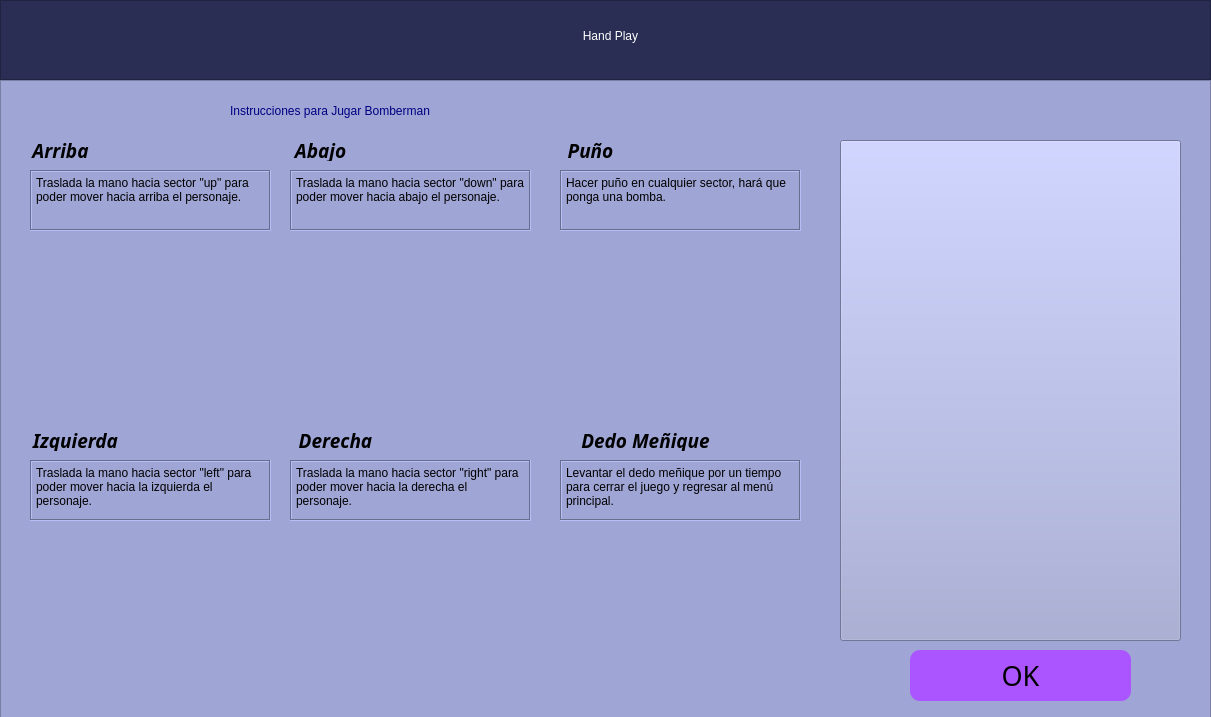
<?xml version="1.0" encoding="UTF-8"?>
<ui version="4.0">
 <class>MainWindow</class>
 <widget class="QMainWindow" name="MainWindow">
  <property name="geometry">
   <rect>
    <x>0</x>
    <y>0</y>
    <width>1211</width>
    <height>717</height>
   </rect>
  </property>
  <property name="windowTitle">
   <string>Hand Play - Bomberman Instructions</string>
  </property>
  <widget class="QWidget" name="centralwidget">
   <widget class="QFrame" name="Titulo">
    <property name="geometry">
     <rect>
      <x>0</x>
      <y>0</y>
      <width>1211</width>
      <height>80</height>
     </rect>
    </property>
    <property name="styleSheet">
     <string notr="true">background: rgb(43, 46, 84)
</string>
    </property>
    <property name="frameShape">
     <enum>QFrame::StyledPanel</enum>
    </property>
    <property name="frameShadow">
     <enum>QFrame::Raised</enum>
    </property>
    <widget class="QLabel" name="titulo">
     <property name="geometry">
      <rect>
       <x>450</x>
       <y>10</y>
       <width>321</width>
       <height>51</height>
      </rect>
     </property>
     <property name="styleSheet">
      <string notr="true">color: rgb(255, 255, 255);
font: 75 26pt &quot;Magneto&quot;;</string>
     </property>
     <property name="text">
      <string>Hand Play</string>
     </property>
     <property name="alignment">
      <set>Qt::AlignCenter</set>
     </property>
    </widget>
   </widget>
   <widget class="QFrame" name="Videojuegos">
    <property name="geometry">
     <rect>
      <x>0</x>
      <y>80</y>
      <width>1211</width>
      <height>721</height>
     </rect>
    </property>
    <property name="cursor">
     <cursorShape>ArrowCursor</cursorShape>
    </property>
    <property name="layoutDirection">
     <enum>Qt::LeftToRight</enum>
    </property>
    <property name="styleSheet">
     <string notr="true">background: rgb(159, 165, 213)</string>
    </property>
    <property name="frameShape">
     <enum>QFrame::StyledPanel</enum>
    </property>
    <property name="frameShadow">
     <enum>QFrame::Raised</enum>
    </property>
    <widget class="QLabel" name="subtitulo">
     <property name="geometry">
      <rect>
       <x>230</x>
       <y>10</y>
       <width>781</width>
       <height>41</height>
      </rect>
     </property>
     <property name="styleSheet">
      <string notr="true">font: 75 22pt &quot;Magneto&quot;;
color: rgb(0, 0, 127)
</string>
     </property>
     <property name="text">
      <string>Instrucciones para Jugar Bomberman</string>
     </property>
    </widget>
    <widget class="QPushButton" name="pacman">
     <property name="geometry">
      <rect>
       <x>840</x>
       <y>60</y>
       <width>341</width>
       <height>501</height>
      </rect>
     </property>
     <property name="text">
      <string/>
     </property>
     <property name="icon">
      <iconset>
       <normaloff>../img/bomberman4.jpg</normaloff>../img/bomberman4.jpg</iconset>
     </property>
     <property name="iconSize">
      <size>
       <width>550</width>
       <height>500</height>
      </size>
     </property>
     <property name="autoRepeatDelay">
      <number>600</number>
     </property>
    </widget>
    <widget class="QPushButton" name="okey">
     <property name="geometry">
      <rect>
       <x>910</x>
       <y>570</y>
       <width>221</width>
       <height>51</height>
      </rect>
     </property>
     <property name="font">
      <font>
       <family>Playbill</family>
       <pointsize>20</pointsize>
      </font>
     </property>
     <property name="styleSheet">
      <string notr="true">background: rgb(170, 85, 255);
border-radius: 10px</string>
     </property>
     <property name="text">
      <string>OK</string>
     </property>
    </widget>
    <widget class="QPushButton" name="punio_5">
     <property name="geometry">
      <rect>
       <x>40</x>
       <y>600</y>
       <width>111</width>
       <height>101</height>
      </rect>
     </property>
     <property name="text">
      <string/>
     </property>
     <property name="icon">
      <iconset>
       <normaloff>../img/miñique.png</normaloff>../img/miñique.png</iconset>
     </property>
     <property name="iconSize">
      <size>
       <width>600</width>
       <height>120</height>
      </size>
     </property>
     <property name="flat">
      <bool>true</bool>
     </property>
    </widget>
    <widget class="QLabel" name="label_4">
     <property name="geometry">
      <rect>
       <x>20</x>
       <y>60</y>
       <width>81</width>
       <height>21</height>
      </rect>
     </property>
     <property name="font">
      <font>
       <family>Rockwell</family>
       <pointsize>14</pointsize>
       <weight>75</weight>
       <italic>true</italic>
       <bold>true</bold>
      </font>
     </property>
     <property name="text">
      <string>Arriba</string>
     </property>
     <property name="alignment">
      <set>Qt::AlignCenter</set>
     </property>
    </widget>
    <widget class="QPlainTextEdit" name="plainTextEdit_16">
     <property name="geometry">
      <rect>
       <x>290</x>
       <y>380</y>
       <width>241</width>
       <height>61</height>
      </rect>
     </property>
     <property name="frameShape">
      <enum>QFrame::Box</enum>
     </property>
     <property name="sizeAdjustPolicy">
      <enum>QAbstractScrollArea::AdjustToContentsOnFirstShow</enum>
     </property>
     <property name="plainText">
      <string>Traslada la mano hacia sector &quot;right&quot; para poder mover hacia la derecha el personaje.</string>
     </property>
     <property name="textInteractionFlags">
      <set>Qt::NoTextInteraction</set>
     </property>
    </widget>
    <widget class="QPlainTextEdit" name="plainTextEdit_4">
     <property name="geometry">
      <rect>
       <x>30</x>
       <y>90</y>
       <width>241</width>
       <height>61</height>
      </rect>
     </property>
     <property name="styleSheet">
      <string notr="true">border-color: rgb(85, 170, 255)</string>
     </property>
     <property name="frameShape">
      <enum>QFrame::Box</enum>
     </property>
     <property name="sizeAdjustPolicy">
      <enum>QAbstractScrollArea::AdjustToContentsOnFirstShow</enum>
     </property>
     <property name="tabChangesFocus">
      <bool>true</bool>
     </property>
     <property name="undoRedoEnabled">
      <bool>true</bool>
     </property>
     <property name="plainText">
      <string>Traslada la mano hacia sector &quot;up&quot; para poder mover hacia arriba el personaje.</string>
     </property>
     <property name="textInteractionFlags">
      <set>Qt::NoTextInteraction</set>
     </property>
    </widget>
    <widget class="QLabel" name="label_16">
     <property name="geometry">
      <rect>
       <x>290</x>
       <y>350</y>
       <width>91</width>
       <height>21</height>
      </rect>
     </property>
     <property name="font">
      <font>
       <family>Rockwell</family>
       <pointsize>14</pointsize>
       <weight>75</weight>
       <italic>true</italic>
       <bold>true</bold>
      </font>
     </property>
     <property name="text">
      <string>Derecha</string>
     </property>
     <property name="alignment">
      <set>Qt::AlignCenter</set>
     </property>
    </widget>
    <widget class="QPushButton" name="arriba">
     <property name="geometry">
      <rect>
       <x>30</x>
       <y>160</y>
       <width>241</width>
       <height>171</height>
      </rect>
     </property>
     <property name="text">
      <string/>
     </property>
     <property name="icon">
      <iconset>
       <normaloff>../img/sector2.jpg</normaloff>../img/sector2.jpg</iconset>
     </property>
     <property name="iconSize">
      <size>
       <width>410</width>
       <height>180</height>
      </size>
     </property>
     <property name="flat">
      <bool>true</bool>
     </property>
    </widget>
    <widget class="QLabel" name="label_5">
     <property name="geometry">
      <rect>
       <x>20</x>
       <y>350</y>
       <width>111</width>
       <height>21</height>
      </rect>
     </property>
     <property name="font">
      <font>
       <family>Rockwell</family>
       <pointsize>14</pointsize>
       <weight>75</weight>
       <italic>true</italic>
       <bold>true</bold>
      </font>
     </property>
     <property name="text">
      <string>Izquierda</string>
     </property>
     <property name="alignment">
      <set>Qt::AlignCenter</set>
     </property>
    </widget>
    <widget class="QPushButton" name="abajo_3">
     <property name="geometry">
      <rect>
       <x>290</x>
       <y>450</y>
       <width>241</width>
       <height>161</height>
      </rect>
     </property>
     <property name="sizePolicy">
      <sizepolicy hsizetype="Minimum" vsizetype="Fixed">
       <horstretch>0</horstretch>
       <verstretch>0</verstretch>
      </sizepolicy>
     </property>
     <property name="mouseTracking">
      <bool>false</bool>
     </property>
     <property name="styleSheet">
      <string notr="true"> transform: scaleX(-1);</string>
     </property>
     <property name="text">
      <string/>
     </property>
     <property name="icon">
      <iconset>
       <normaloff>../img/sector1.jpg</normaloff>../img/sector1.jpg</iconset>
     </property>
     <property name="iconSize">
      <size>
       <width>400</width>
       <height>180</height>
      </size>
     </property>
     <property name="flat">
      <bool>true</bool>
     </property>
    </widget>
    <widget class="QPushButton" name="abajo">
     <property name="geometry">
      <rect>
       <x>290</x>
       <y>160</y>
       <width>241</width>
       <height>171</height>
      </rect>
     </property>
     <property name="sizePolicy">
      <sizepolicy hsizetype="Minimum" vsizetype="Fixed">
       <horstretch>0</horstretch>
       <verstretch>0</verstretch>
      </sizepolicy>
     </property>
     <property name="mouseTracking">
      <bool>false</bool>
     </property>
     <property name="styleSheet">
      <string notr="true"> transform: scaleX(-1);</string>
     </property>
     <property name="text">
      <string/>
     </property>
     <property name="icon">
      <iconset>
       <normaloff>../img/sector4.jpg</normaloff>../img/sector4.jpg</iconset>
     </property>
     <property name="iconSize">
      <size>
       <width>410</width>
       <height>180</height>
      </size>
     </property>
     <property name="flat">
      <bool>true</bool>
     </property>
    </widget>
    <widget class="QPlainTextEdit" name="plainTextEdit_5">
     <property name="geometry">
      <rect>
       <x>30</x>
       <y>380</y>
       <width>241</width>
       <height>61</height>
      </rect>
     </property>
     <property name="frameShape">
      <enum>QFrame::Box</enum>
     </property>
     <property name="sizeAdjustPolicy">
      <enum>QAbstractScrollArea::AdjustToContentsOnFirstShow</enum>
     </property>
     <property name="plainText">
      <string>Traslada la mano hacia sector &quot;left&quot; para poder mover hacia la izquierda el personaje.</string>
     </property>
     <property name="textInteractionFlags">
      <set>Qt::NoTextInteraction</set>
     </property>
    </widget>
    <widget class="QPlainTextEdit" name="plainTextEdit_6">
     <property name="geometry">
      <rect>
       <x>290</x>
       <y>90</y>
       <width>241</width>
       <height>61</height>
      </rect>
     </property>
     <property name="frameShape">
      <enum>QFrame::Box</enum>
     </property>
     <property name="sizeAdjustPolicy">
      <enum>QAbstractScrollArea::AdjustToContentsOnFirstShow</enum>
     </property>
     <property name="plainText">
      <string>Traslada la mano hacia sector &quot;down&quot; para poder mover hacia abajo el personaje.</string>
     </property>
     <property name="textInteractionFlags">
      <set>Qt::NoTextInteraction</set>
     </property>
    </widget>
    <widget class="QLabel" name="label_6">
     <property name="geometry">
      <rect>
       <x>290</x>
       <y>60</y>
       <width>61</width>
       <height>21</height>
      </rect>
     </property>
     <property name="font">
      <font>
       <family>Rockwell</family>
       <pointsize>14</pointsize>
       <weight>75</weight>
       <italic>true</italic>
       <bold>true</bold>
      </font>
     </property>
     <property name="text">
      <string>Abajo</string>
     </property>
     <property name="alignment">
      <set>Qt::AlignCenter</set>
     </property>
    </widget>
    <widget class="QPushButton" name="abajo_2">
     <property name="geometry">
      <rect>
       <x>30</x>
       <y>450</y>
       <width>241</width>
       <height>161</height>
      </rect>
     </property>
     <property name="sizePolicy">
      <sizepolicy hsizetype="Minimum" vsizetype="Fixed">
       <horstretch>0</horstretch>
       <verstretch>0</verstretch>
      </sizepolicy>
     </property>
     <property name="mouseTracking">
      <bool>false</bool>
     </property>
     <property name="styleSheet">
      <string notr="true"> transform: scaleX(-1);</string>
     </property>
     <property name="text">
      <string/>
     </property>
     <property name="icon">
      <iconset>
       <normaloff>../img/sector3.jpg</normaloff>../img/sector3.jpg</iconset>
     </property>
     <property name="iconSize">
      <size>
       <width>400</width>
       <height>180</height>
      </size>
     </property>
     <property name="flat">
      <bool>true</bool>
     </property>
    </widget>
    <widget class="QPlainTextEdit" name="plainTextEdit_7">
     <property name="geometry">
      <rect>
       <x>560</x>
       <y>90</y>
       <width>241</width>
       <height>61</height>
      </rect>
     </property>
     <property name="frameShape">
      <enum>QFrame::Box</enum>
     </property>
     <property name="sizeAdjustPolicy">
      <enum>QAbstractScrollArea::AdjustToContentsOnFirstShow</enum>
     </property>
     <property name="plainText">
      <string>Hacer puño en cualquier sector, hará que ponga una bomba.</string>
     </property>
     <property name="textInteractionFlags">
      <set>Qt::NoTextInteraction</set>
     </property>
    </widget>
    <widget class="QLabel" name="label_17">
     <property name="geometry">
      <rect>
       <x>560</x>
       <y>350</y>
       <width>171</width>
       <height>21</height>
      </rect>
     </property>
     <property name="font">
      <font>
       <family>Rockwell</family>
       <pointsize>14</pointsize>
       <weight>75</weight>
       <italic>true</italic>
       <bold>true</bold>
      </font>
     </property>
     <property name="text">
      <string>Dedo Meñique</string>
     </property>
     <property name="alignment">
      <set>Qt::AlignCenter</set>
     </property>
    </widget>
    <widget class="QPlainTextEdit" name="plainTextEdit_17">
     <property name="geometry">
      <rect>
       <x>560</x>
       <y>380</y>
       <width>241</width>
       <height>61</height>
      </rect>
     </property>
     <property name="frameShape">
      <enum>QFrame::Box</enum>
     </property>
     <property name="sizeAdjustPolicy">
      <enum>QAbstractScrollArea::AdjustToContentsOnFirstShow</enum>
     </property>
     <property name="plainText">
      <string>Levantar el dedo meñique por un tiempo para cerrar el juego y regresar al menú principal.</string>
     </property>
     <property name="textInteractionFlags">
      <set>Qt::NoTextInteraction</set>
     </property>
    </widget>
    <widget class="QPushButton" name="abajo_4">
     <property name="geometry">
      <rect>
       <x>560</x>
       <y>160</y>
       <width>241</width>
       <height>171</height>
      </rect>
     </property>
     <property name="sizePolicy">
      <sizepolicy hsizetype="Minimum" vsizetype="Fixed">
       <horstretch>0</horstretch>
       <verstretch>0</verstretch>
      </sizepolicy>
     </property>
     <property name="mouseTracking">
      <bool>false</bool>
     </property>
     <property name="styleSheet">
      <string notr="true"> transform: scaleX(-1);</string>
     </property>
     <property name="text">
      <string/>
     </property>
     <property name="icon">
      <iconset>
       <normaloff>../img/sector6.jpg</normaloff>../img/sector6.jpg</iconset>
     </property>
     <property name="iconSize">
      <size>
       <width>410</width>
       <height>180</height>
      </size>
     </property>
     <property name="flat">
      <bool>true</bool>
     </property>
    </widget>
    <widget class="QPushButton" name="abajo_5">
     <property name="geometry">
      <rect>
       <x>560</x>
       <y>450</y>
       <width>241</width>
       <height>161</height>
      </rect>
     </property>
     <property name="sizePolicy">
      <sizepolicy hsizetype="Minimum" vsizetype="Fixed">
       <horstretch>0</horstretch>
       <verstretch>0</verstretch>
      </sizepolicy>
     </property>
     <property name="mouseTracking">
      <bool>false</bool>
     </property>
     <property name="styleSheet">
      <string notr="true"> transform: scaleX(-1);</string>
     </property>
     <property name="text">
      <string/>
     </property>
     <property name="icon">
      <iconset>
       <normaloff>../img/sector5.jpg</normaloff>../img/sector5.jpg</iconset>
     </property>
     <property name="iconSize">
      <size>
       <width>400</width>
       <height>180</height>
      </size>
     </property>
     <property name="flat">
      <bool>true</bool>
     </property>
    </widget>
    <widget class="QLabel" name="label_7">
     <property name="geometry">
      <rect>
       <x>560</x>
       <y>60</y>
       <width>61</width>
       <height>21</height>
      </rect>
     </property>
     <property name="font">
      <font>
       <family>Rockwell</family>
       <pointsize>14</pointsize>
       <weight>75</weight>
       <italic>true</italic>
       <bold>true</bold>
      </font>
     </property>
     <property name="text">
      <string>Puño</string>
     </property>
     <property name="alignment">
      <set>Qt::AlignCenter</set>
     </property>
    </widget>
   </widget>
  </widget>
 </widget>
 <resources/>
 <connections/>
</ui>
